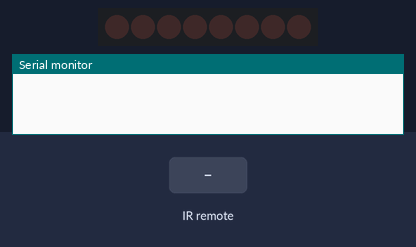
The sketch below on a simulated Arduino Uno, built with avr-gcc and run on an emulated ATmega328P. Shown: 8 shift-register outputs drawn as a row of LEDs (first output left, lit = HIGH), the last lines printed to the serial monitor. Wiring (inferred from the names in the program): shift register (74HC595): data pin 8; shift clock pin 12; latch pin 9. Wiring (inferred from the signals the program sends): row of LEDs: on Q0, Q1, Q2, Q3, Q4, Q5, Q6, Q7. The test bench sets the inputs (shaded band).

Above: at 2.7 s.
2.8 s: infrared code 0xFF30CF received
At 3.5 s:
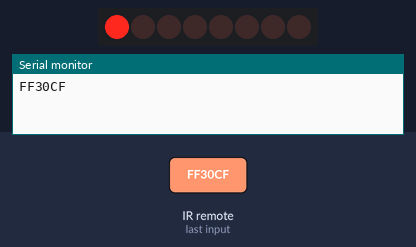
4.3 s: infrared code 0xFF18E7 received
At 4.7 s:
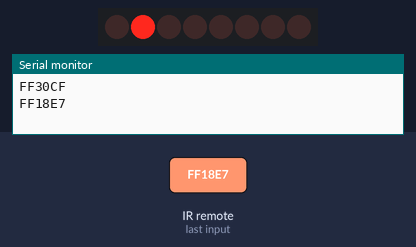
Timing chart, 0 to 7.3 s (numbered marks = the images above; inputs shaded):
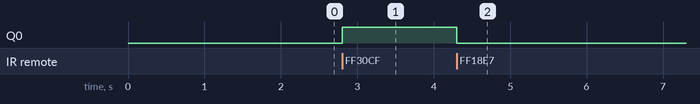

The sketch:

ShiftRegisterWithRemoteController.ino
```cpp
 /*
  * Shift Register
  * Aarian Dhanani
  */

#include <IRremote.h>

//create the object

const int IRpin = 7;
IRrecv rec(IRpin);
decode_results values;

const int SER = 8;
const int LATCH = 9;
const int CLCK = 12;

void setup() {
  pinMode(SER, OUTPUT);
  pinMode(LATCH, OUTPUT);
  pinMode(CLCK, OUTPUT);
  Serial.begin(9600);
  rec.enableIRIn();
  rec.blink13(true);

//  digitalWrite(LATCH, LOW);
//  shiftOut(SER, CLCK, MSBFIRST, B11110000);
//  digitalWrite(LATCH, HIGH);
}

void loop()
{
  if (rec.decode(&values))
  {

    Serial.println(values.value, HEX);
    rec.resume();
  }

  switch(values.value)
  {
    case 0XFF6897:
      digitalWrite(LATCH, LOW);
      shiftOut(SER, CLCK, MSBFIRST, B00000000);
      digitalWrite(LATCH, HIGH);
      break;
    case 0XFF30CF:
      digitalWrite(LATCH, LOW);
      shiftOut(SER, CLCK, MSBFIRST, B00000001);
      digitalWrite(LATCH, HIGH);
      break;
    case 0XFF18E7:
      digitalWrite(LATCH, LOW);
      shiftOut(SER, CLCK, MSBFIRST, B00000010);
      digitalWrite(LATCH, HIGH);
      break;
    case 0XFF7A85:
      digitalWrite(LATCH, LOW);
      shiftOut(SER, CLCK, MSBFIRST, B00000100);
      digitalWrite(LATCH, HIGH);
      break;
    case 0XFF10EF:
      digitalWrite(LATCH, LOW);
      shiftOut(SER, CLCK, MSBFIRST, B00001000);
      digitalWrite(LATCH, HIGH);
      break;
    case 0XFF38C7:
      digitalWrite(LATCH, LOW);
      shiftOut(SER, CLCK, MSBFIRST, B00010000);
      digitalWrite(LATCH, HIGH);
      break;
    case 0XFF5AA5:
      digitalWrite(LATCH, LOW);
      shiftOut(SER, CLCK, MSBFIRST, B00100000);
      digitalWrite(LATCH, HIGH);
      break;
    case 0XFF42BD:
      digitalWrite(LATCH, LOW);
      shiftOut(SER, CLCK, MSBFIRST, B01000000);
      digitalWrite(LATCH, HIGH);
      break;
    case 0XFF4AB5:
      digitalWrite(LATCH, LOW);
      shiftOut(SER, CLCK, MSBFIRST, B10000000);
      digitalWrite(LATCH, HIGH);
      break;
  }
}
```

Measured:
- after the input at 2.8 s, Q0: LOW → HIGH at once
- after the input at 4.3 s, Q0: HIGH → LOW at once
